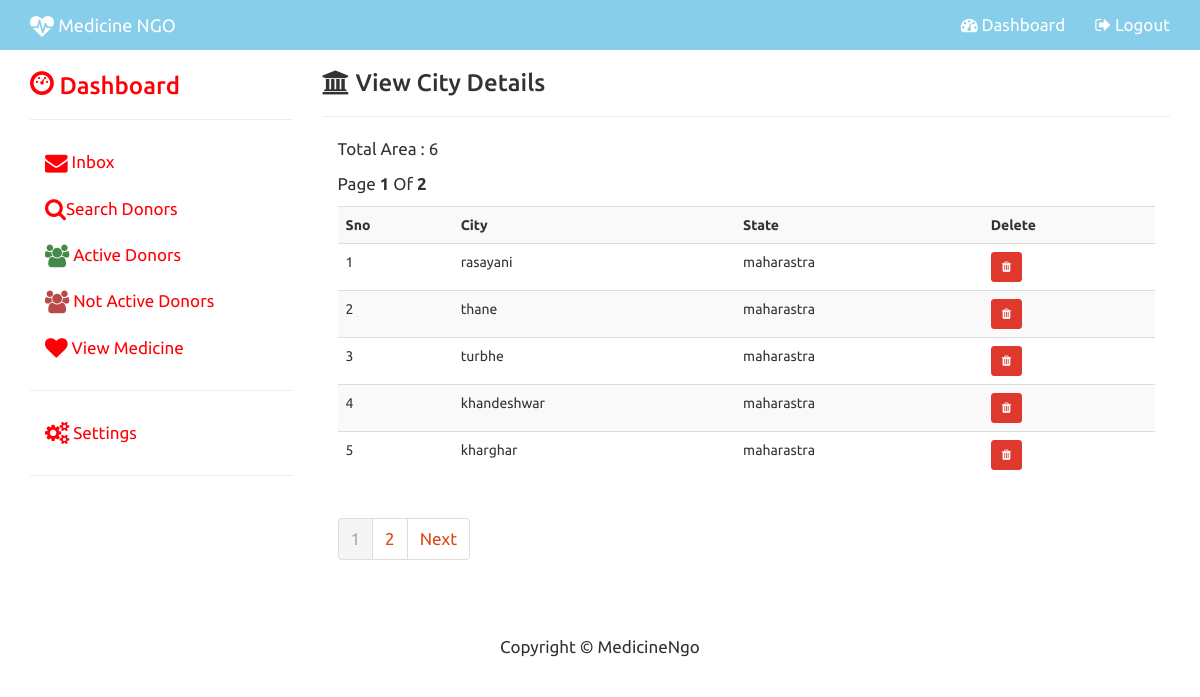
/MedicineNgo/admin_view_city.php (signed in), run on the app's committed database.
### tables this page shows
CREATE TABLE `city` (
  `CITY_ID` int(11) NOT NULL,
  `STATE_ID` int(11) NOT NULL,
  `CITY_NAME` varchar(150) NOT NULL
);

CREATE TABLE `state` (
  `STATE_ID` int(11) NOT NULL,
  `STATE_NAME` varchar(150) NOT NULL,
  `COUNTRY_ID` int(11) NOT NULL
);

### MedicineNgo/admin_view_city.php (the view, shortened to what this page needs)
<?php
include("config.php");
 $sql="Select city.CITY_NAME, state.STATE_NAME, city.CITY_ID
From state Inner Join
city On city.STATE_ID = state.STATE_ID  ORDER BY city.CITY_ID";
$result=$con->query($sql);
$rows=$result->num_rows;
$page_rows=5;
$last=ceil($rows/$page_rows);
$pagenum=1;
$limit='LIMIT '.($pagenum-1)*$page_rows.','.$page_rows;
$sql="Select city.CITY_NAME, state.STATE_NAME, city.CITY_ID
From state Inner Join
city On city.STATE_ID = state.STATE_ID  ORDER BY city.CITY_ID DESC  $limit";
 $textline1="Total Area : $rows";
 $textline2="Page  <b>$pagenum</b> Of <b>$last</b>";
 $paginationctrls='<ul class="pagination">';
 if($last!=1)
 {
	 $paginationctrls.='<li class="active" 	><a href="#"  >'.$pagenum.'</a></li> ';
	 for($i=$pagenum+1;$i<=$last;$i++)
	 {
		 $paginationctrls.='<li><a href="'.$_SERVER['PHP_SELF'].'?pn='.$i.'">'.$i.'</a> </li>';
	 }
	 if($pagenum!=$last)
	 {
		 $next=$pagenum+1;
		 $paginationctrls.='<li><a href="'.$_SERVER['PHP_SELF'].'?pn='.$next.'">Next</a></li></ul>';
	 }
 }
 $list='';
 $result=$con->query($sql);
						if($result->num_rows>0)
						{
								$list.= "<table class='table table-striped' >";
									$list.= "<tr>
											<th>Sno</th>
											<th>City</th>
											<th>State</th>
											<th>Delete</th>
										</tr>";
										$i=0;
										while($row=$result->fetch_assoc())
										{
											$i++;
											$list.="<tr>";
												$list.= "<td>$i</td>";
												$list.= "<td>".$row["CITY_NAME"]."</td>";
												$list.= "<td>".$row["STATE_NAME"]."</td>";
												$list.= "<td><a href='admin_del_city.php?id=".$row["CITY_ID"]."' class='btn btn-danger btn-sm'><i class='fa fa-trash'></i></a></td>";
											$list.="</tr>";
										}
								$list.= "</table>";
						}
?>
<!DOCTYPE html>
<html lang="en">
	<head>
			<?php include("admin_head.php");?>
	</head>
	<body>
<?php include("admin_topnav.php"); ?>
<div class="container">
	<div class="row">
		<div class="col-sm-3">
			<?php include("admin_side_nav.php");?>
		</div>
		<div class="col-sm-9" >
			<h3><i class="fa fa-bank"></i> View City Details </h3><hr>
				<div class="col-md-12">
				<p><?php echo $textline1; ?></p>
				<p><?php echo $textline2; ?></p>
				<?php echo $list; ?>
				<?php echo $paginationctrls; ?>
				</div>
			</div>
		</div>
	</div>
	 <?php include("admin_footer.php"); ?>
	</body>
</html>

### MedicineNgo/css/modern-business.css (style rules this page uses)
html, body { height: 100%; }
body { padding-top: 50px; }
p,li { font-size:17px; }

### data on the page
city: CITY_NAME "rasayani", STATE_ID.STATE_NAME "maharastra"
city: CITY_NAME "thane", STATE_ID.STATE_NAME "maharastra"
city: CITY_NAME "turbhe", STATE_ID.STATE_NAME "maharastra"
city: CITY_NAME "khandeshwar", STATE_ID.STATE_NAME "maharastra"
city: CITY_NAME "kharghar", STATE_ID.STATE_NAME "maharastra"

### other printed values
$textline1 "Total Area : 6"
$pagenum "1"
$last "2"
